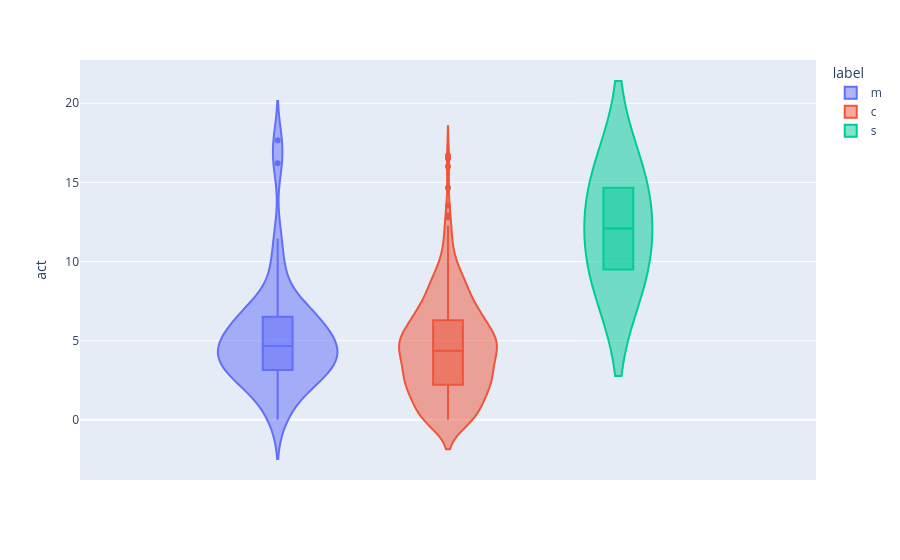

Notebook source saved alongside this figure:
### Code cell
print(asidf.group_by("label").agg([pl.col("act").mean().alias("mean_act"), pl.col("act").count().alias("count")]))
px.violin(asidf, y="act", color="label", box=True)

### Figure 1 — Plotly figure (JSON) as saved in the notebook; plotly's stock layout.template omitted (floating-point values rounded to 4 significant figures; data arrays with more than 128 entries replaced by an {"elided": "..."} marker saying what was removed)
{"data": [{"alignmentgroup": "True", "box": {"visible": true}, "hovertemplate": "label=m<br>act=%{y}<extra></extra>", "legendgroup": "m", "marker": {"color": "#636efa"}, "name": "m", "offsetgroup": "m", "orientation": "v", "scalegroup": "True", "showlegend": true, "type": "violin", "x0": " ", "xaxis": "x", "y": [5.181, 7.131, 3.097, 5.516, 4.667, 4.483, 3.069, 1.905, 2.556, 8.81, 3.571, 1.688, 3.103, 0.4366, 4.667, 3.2, 6.529, 6.906, 16.2, 5.365, 3.667, 6.49, 4.642, 6.132, 9.639, 1.761, 4.929, 11.44, 5.733, 6.881, 3.352, 3.738, 3.767, 4.687, 4.2, 6.971, 0.0, 5.42, 2.786, 2.069, 3.855, 5.067, 17.67, 7.254], "y0": " ", "yaxis": "y"}, {"alignmentgroup": "True", "box": {"visible": true}, "hovertemplate": "label=c<br>act=%{y}<extra></extra>", "legendgroup": "c", "marker": {"color": "#EF553B"}, "name": "c", "offsetgroup": "c", "orientation": "v", "scalegroup": "True", "showlegend": true, "type": "violin", "x0": " ", "xaxis": "x", "y": {"elided": "492 float values"}, "y0": " ", "yaxis": "y"}, {"alignmentgroup": "True", "box": {"visible": true}, "hovertemplate": "label=s<br>act=%{y}<extra></extra>", "legendgroup": "s", "marker": {"color": "#00cc96"}, "name": "s", "offsetgroup": "s", "orientation": "v", "scalegroup": "True", "showlegend": true, "type": "violin", "x0": " ", "xaxis": "x", "y": [9.5, 14.67], "y0": " ", "yaxis": "y"}], "layout": {"legend": {"title": {"text": "label"}, "tracegroupgap": 0}, "margin": {"t": 60}, "violinmode": "group", "xaxis": {"anchor": "y", "domain": [0, 1]}, "yaxis": {"anchor": "x", "domain": [0, 1], "title": {"text": "act"}}}}
